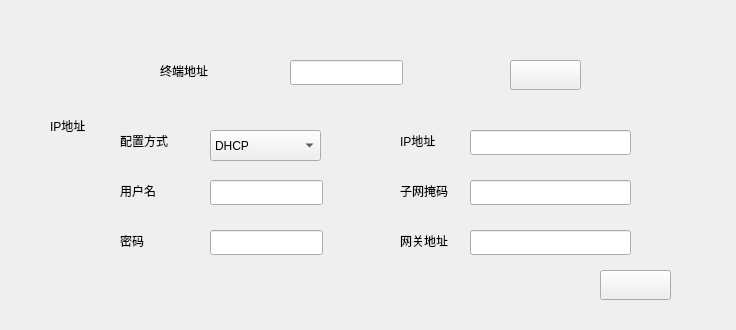
<?xml version="1.0" encoding="UTF-8"?>
<ui version="4.0">
 <class>MntComSet</class>
 <widget class="QWidget" name="MntComSet">
  <property name="geometry">
   <rect>
    <x>0</x>
    <y>0</y>
    <width>736</width>
    <height>330</height>
   </rect>
  </property>
  <property name="windowTitle">
   <string>Form</string>
  </property>
  <property name="styleSheet">
   <string notr="true"/>
  </property>
  <widget class="QWidget" name="widget_3" native="true">
   <property name="geometry">
    <rect>
     <x>0</x>
     <y>0</y>
     <width>736</width>
     <height>330</height>
    </rect>
   </property>
   <property name="styleSheet">
    <string notr="true">#widget_3{border-image: url(:/new/imgs/images/6_5_1.png);}</string>
   </property>
   <widget class="QWidget" name="widget" native="true">
    <property name="geometry">
     <rect>
      <x>30</x>
      <y>100</y>
      <width>681</width>
      <height>201</height>
     </rect>
    </property>
    <widget class="QLineEdit" name="lineEdit_2">
     <property name="geometry">
      <rect>
       <x>440</x>
       <y>30</y>
       <width>161</width>
       <height>25</height>
      </rect>
     </property>
    </widget>
    <widget class="QLineEdit" name="lineEdit_3">
     <property name="geometry">
      <rect>
       <x>180</x>
       <y>80</y>
       <width>113</width>
       <height>25</height>
      </rect>
     </property>
    </widget>
    <widget class="QLineEdit" name="lineEdit_5">
     <property name="geometry">
      <rect>
       <x>180</x>
       <y>130</y>
       <width>113</width>
       <height>25</height>
      </rect>
     </property>
    </widget>
    <widget class="QLabel" name="label_2">
     <property name="geometry">
      <rect>
       <x>20</x>
       <y>10</y>
       <width>91</width>
       <height>31</height>
      </rect>
     </property>
     <property name="text">
      <string>IP地址</string>
     </property>
    </widget>
    <widget class="QPushButton" name="pushButton_ip">
     <property name="geometry">
      <rect>
       <x>570</x>
       <y>170</y>
       <width>71</width>
       <height>30</height>
      </rect>
     </property>
     <property name="text">
      <string/>
     </property>
     <property name="icon">
      <iconset resource="../../imgs.qrc">
       <normaloff>:/new/imgs/images/save.png</normaloff>:/new/imgs/images/save.png</iconset>
     </property>
     <property name="iconSize">
      <size>
       <width>90</width>
       <height>30</height>
      </size>
     </property>
    </widget>
    <widget class="QLabel" name="label_3">
     <property name="geometry">
      <rect>
       <x>90</x>
       <y>30</y>
       <width>91</width>
       <height>21</height>
      </rect>
     </property>
     <property name="text">
      <string>配置方式</string>
     </property>
    </widget>
    <widget class="QComboBox" name="comboBox">
     <property name="geometry">
      <rect>
       <x>180</x>
       <y>30</y>
       <width>111</width>
       <height>31</height>
      </rect>
     </property>
     <property name="styleSheet">
      <string notr="true"/>
     </property>
     <item>
      <property name="text">
       <string>DHCP</string>
      </property>
     </item>
     <item>
      <property name="text">
       <string>静态</string>
      </property>
     </item>
     <item>
      <property name="text">
       <string>PPPoE哦</string>
      </property>
     </item>
    </widget>
    <widget class="QLabel" name="label_4">
     <property name="geometry">
      <rect>
       <x>90</x>
       <y>80</y>
       <width>91</width>
       <height>21</height>
      </rect>
     </property>
     <property name="text">
      <string>用户名</string>
     </property>
    </widget>
    <widget class="QLabel" name="label_5">
     <property name="geometry">
      <rect>
       <x>90</x>
       <y>130</y>
       <width>91</width>
       <height>21</height>
      </rect>
     </property>
     <property name="text">
      <string>密码</string>
     </property>
    </widget>
    <widget class="QLabel" name="label_6">
     <property name="geometry">
      <rect>
       <x>370</x>
       <y>30</y>
       <width>91</width>
       <height>21</height>
      </rect>
     </property>
     <property name="text">
      <string>IP地址</string>
     </property>
    </widget>
    <widget class="QLineEdit" name="lineEdit_4">
     <property name="geometry">
      <rect>
       <x>440</x>
       <y>80</y>
       <width>161</width>
       <height>25</height>
      </rect>
     </property>
    </widget>
    <widget class="QLabel" name="label_7">
     <property name="geometry">
      <rect>
       <x>370</x>
       <y>80</y>
       <width>91</width>
       <height>21</height>
      </rect>
     </property>
     <property name="text">
      <string>子网掩码</string>
     </property>
    </widget>
    <widget class="QLineEdit" name="lineEdit_6">
     <property name="geometry">
      <rect>
       <x>440</x>
       <y>130</y>
       <width>161</width>
       <height>25</height>
      </rect>
     </property>
    </widget>
    <widget class="QLabel" name="label_8">
     <property name="geometry">
      <rect>
       <x>370</x>
       <y>130</y>
       <width>91</width>
       <height>21</height>
      </rect>
     </property>
     <property name="text">
      <string>网关地址</string>
     </property>
    </widget>
   </widget>
   <widget class="QWidget" name="widget_2" native="true">
    <property name="geometry">
     <rect>
      <x>30</x>
      <y>40</y>
      <width>621</width>
      <height>61</height>
     </rect>
    </property>
    <widget class="QLineEdit" name="lineEdit_7">
     <property name="geometry">
      <rect>
       <x>260</x>
       <y>20</y>
       <width>113</width>
       <height>25</height>
      </rect>
     </property>
    </widget>
    <widget class="QLabel" name="label">
     <property name="geometry">
      <rect>
       <x>130</x>
       <y>20</y>
       <width>91</width>
       <height>21</height>
      </rect>
     </property>
     <property name="text">
      <string>终端地址</string>
     </property>
    </widget>
    <widget class="QPushButton" name="pushButton_addr">
     <property name="geometry">
      <rect>
       <x>480</x>
       <y>20</y>
       <width>71</width>
       <height>30</height>
      </rect>
     </property>
     <property name="text">
      <string/>
     </property>
     <property name="icon">
      <iconset resource="../../imgs.qrc">
       <normaloff>:/new/imgs/images/save.png</normaloff>:/new/imgs/images/save.png</iconset>
     </property>
     <property name="iconSize">
      <size>
       <width>90</width>
       <height>30</height>
      </size>
     </property>
    </widget>
   </widget>
  </widget>
 </widget>
 <resources>
  <include location="../../imgs.qrc"/>
 </resources>
 <connections/>
</ui>
